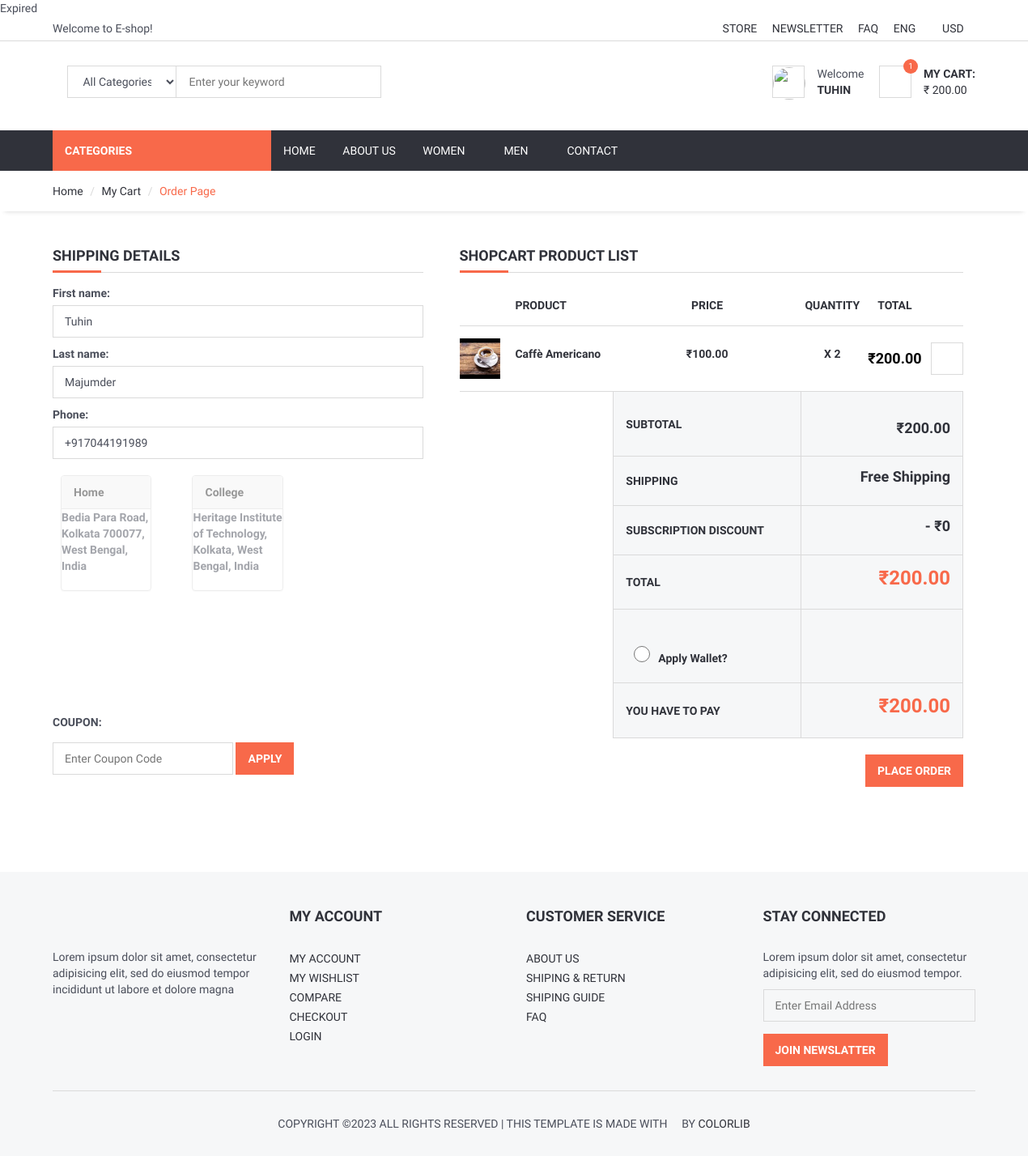
Page /order/orderproduct/ (signed in) on the committed database.
### user/models.py (models this page shows, shortened)
class UserProfile(models.Model):
    user = models.OneToOneField(User, on_delete=models.CASCADE)
    phone = models.CharField(blank=True, max_length=20)
    image = models.ImageField(blank=True, upload_to='images/users/')
    deliveryPartner_status = models.BooleanField(default=False)
    def image_tag(self):
        return mark_safe('<img src="{}" height="50"/>'.format(self.image.url))
    image_tag.short_description = 'Image'

class UserAddress(models.Model):
    user = models.ForeignKey(User, on_delete=models.CASCADE)
    title = models.CharField(max_length=30)
    locationAddress = models.CharField(max_length=300)
    description = models.CharField(max_length=100, blank=True)
    timestamp = models.DateTimeField(auto_now=True)
    houseNo = models.CharField(max_length=50, blank=True)
    latitude = models.DecimalField(max_digits=9, decimal_places=6)
    longitude = models.DecimalField(max_digits=9, decimal_places=6)
    color = models.CharField(max_length=18, default='#000000')

### order/models.py (models this page shows, shortened)
class ShopCart(models.Model):
    user = models.ForeignKey(User, on_delete=models.SET_NULL, null=True)
    product = models.ForeignKey(Product, on_delete=models.SET_NULL, null=True)
    variant = models.ForeignKey(Variants, on_delete=models.SET_NULL, blank=True, null=True)  # relation with variant
    quantity = models.IntegerField()

### product/models.py (models this page shows, shortened)
class Product(models.Model):
    STATUS = (
        ('True', 'True'),
        ('False', 'False'),
    )
    VARIANTS = (
        ('None', 'None'),
        ('Size', 'Size'),
        ('Color', 'Color'),
        ('Size-Color', 'Size-Color'),
    )
    category = models.ForeignKey(Category, on_delete=models.CASCADE) #many to one relation with Category
    title = models.CharField(max_length=150)
    keywords = models.CharField(max_length=255)
    description = models.TextField(max_length=500)
    image=models.ImageField(upload_to='images/',null=False)
    price = models.DecimalField(max_digits=12, decimal_places=2,default=0)
    amount=models.IntegerField(default=0)
    minamount=models.IntegerField(default=3)
    variant=models.CharField(max_length=10,choices=VARIANTS, default='None')
    detail= RichTextUploadingField()
    slug = models.SlugField(null=False, unique=True)
    status=models.CharField(max_length=10,choices=STATUS)
    create_at=models.DateTimeField(auto_now_add=True)
    update_at=models.DateTimeField(auto_now=True)
    goeswell = models.ForeignKey('self', on_delete=models.CASCADE, blank=True, null=True, related_name='well')
    weightInGram = models.IntegerField(default=100)
    def __str__(self):
        return self.title
    def image_tag(self):
        return mark_safe('<img src="{}" height="50px" width="50px"/>'.format(self.image.url))
    image_tag.short_description = 'image'

### order/views.py (the view, shortened to what this page needs)
# urls.py: path('orderproduct/', views.orderproduct, name='orderproduct'),
@cache_control(no_cache=True, must_revalidate=True, no_store=True)
@login_required(login_url='/login') # Check login
def orderproduct(request):
    category = Category.objects.all()
    current_user = request.user
    userAddress = UserAddress.objects.filter(user_id=current_user.id)
    shopcart = ShopCart.objects.filter(user_id=current_user.id)
    ordercode = get_random_string(10).upper()
    couponInfo = []
    from offer.views import checkValidCoupon
    couponInfo = checkValidCoupon(request)
    from offer.views import applyWallet
    applyWalletInfo = applyWallet(request)
    total = 0
    discountlessTotal = 0
    discountOff = 0
    for rs in shopcart:
        if rs.product.variant == 'None':
            try:
                disP = ProductDiscount.objects.get(product_id=rs.product.id, variant_id=rs.variant_id)
                actualPrice = rs.product.price
                nowPrice = actualPrice - actualPrice * disP.discountPercent / 100
                print(disP, nowPrice)
            except:
                actualPrice = rs.product.price
                nowPrice = actualPrice
            total += nowPrice * rs.quantity
            discountlessTotal += actualPrice * rs.quantity
    try:
        activePlan = Subscriber.objects.filter(user_id=request.user.id, status='Active')[0]
        s_id = activePlan.subcription_id
        plan_info = Subscription_Duration.objects.get(id=s_id)
        limit_amount = plan_info.limit_amount
        percentage = plan_info.percentage
        if total * percentage/100 > limit_amount:
            totalprice = total - limit_amount
            priceOff = limit_amount
        else:
            totalprice = total - total*percentage/100
            priceOff = total*percentage/100
    except:
        totalprice = total
        priceOff = 0
    context2 = {'shopcart': shopcart, 'total': total, 'totalprice': totalprice, 'discountlessTotal': discountlessTotal,
                'profile': UserProfile.objects.get(user_id=current_user.id), 'priceOff': priceOff,
                'couponInfo': couponInfo,
                'applyWalletInfo': applyWalletInfo, 'userAddress': userAddress,
                }
    return render(request, 'Order_Form.html', context2)

### order/templates/Order_Form.html (shortened to what this page needs)
{% extends 'homebase.html' %}
{% block sidebar %} {% include 'sidebar.html' %} {% endblock %}
{% block body %}
{% load mathfilters %}
<div id="breadcrumb">
    <div class="container">
        <ul class="breadcrumb">
            <li><a href="/">Home</a></li>
            <li><a href="/shopcart/">My Cart</a></li>
            <li class="active">Order Page</li>
        </ul>
    </div>
</div>
<div class="section">
    <div class="container">
        <div class="row">
            <Form action="" method="post">
                <div class="col-md-5">
                    <div class="billing-details">
                        <div class="section-title">
                            <h4 class="title">Shipping Details</h4>
                        </div>
                        <p><label for="id_first_name">First name:</label>
                            <input class="input" id="id_first_name" maxlength="10" name="first_name"
                                   required type="text" value="{{ user.first_name }}" ></p>
                        <p><label for="id_last_name">Last name:</label>
                            <input class="input" id="id_last_name" maxlength="10" name="last_name"
                                   required type="text" value="{{ user.last_name }}"></p>
                        <p><label for="id_phone">Phone:</label>
                            <input class="input" id="id_phone" maxlength="20" name="phone" type="text"
                                   required value="{{ profile.phone }}"></p>
                          <div class="row">
                              {% for ad in userAddress %}
                                   <div class="col-md-4 col-lg-4 col-sm-4">
                                <label>
                                    <div class="panel panel-default card-input">
                                      <div class="panel-heading">{{ ad.title }}</div>
                                      <div style="height: 100px;"><p>
                                          {{ ad.locationAddress }}</p>
                                      </div>
                                    </div>
                                </label>
                              </div>
                              {% endfor %}
                          </div>
                    </div>
                </div>
                <div class="col-md-7">
                    <div class="col-md-12">
                        <div class="order-summary clearfix">
                            <div class="section-title">
                                <h4 class="title">Shopcart Product List</h4>
                            </div>
                            <table class="shopping-cart-table table">
                                <thead>
                                <tr>
                                    <th></th>
                                    <th>Product</th>
                                    <th class="text-center">Price</th>
                                    <th class="text-center">Quantity</th>
                                    <th class="text-center">Total</th>
                                    <th class="text-right"></th>
                                </tr>
                                </thead>
                                <tbody>
                                {% for rs in shopcart %}
                                <tr>
                                    <td class="thumb" >
                                        {% if rs.variant.image_id > 0 %}
                                        <img alt="" src="{{rs.variant.image }}"
                                             style="height: 50px; width:50px; object-fit: cover; margin-right:10px;">
                                        {% else %}
                                        <img alt="" src="{{rs.product.image.url}}"
                                             style="height: 50px; width:50px; object-fit: cover; margin-right:10px;">
                                        {% endif %}
                                    </td>
                                    <td class="details">
                                        <a href="/product/{{ rs.product.id }}/{{ rs.product.slug }}"><h5>
                                            {{rs.product}} </h5>
                                            {% if rs.variant.size == None and rs.variant.color != None %}<h6> Color: {{ rs.variant.color }} {% endif %}</h6></a></td>
                                    <td class="price text-center"><strong><h5>
											₹{% if rs.variant != None %}{{ rs.variant.price }}{% else %}{{ rs.product.price }}{% endif %}
										</h5>
                                    </strong></td>
                                    <td class="qty text-center"><strong><h5>X {{rs.quantity}}</h5></strong></td>
                                    <td class="total text-center"><strong style="color:#000000;">
											₹{% if rs.variant != None %}{{ rs.variant.price|mul:rs.quantity }}{% else %}{{ rs.product.price|mul:rs.quantity }}{% endif %}
                                    </strong></td>
                                    <td class="text-right"><a class="main-btn icon-btn"
                                                              href="/order/deletefromcart/{{ rs.id }}"
                                                              onclick="return confirm('Delete ! Are you sure?')"><i class="fa fa-close"></i></a>
                                    </td>
                                </tr>
                                {% endfor %}
                                </tbody>
                                <tfoot>
                                <tr>
                            <th class="empty" colspan="2"></th>
                            <th>SUBTOTAL</th>
                            <th class="sub-total" colspan="3" style="text-align:right;"><h4>
                               {% if discountlessTotal != total %} <del style="color:#F8694A;">₹{{ discountlessTotal }}</del>{% endif %}<br>₹{{ total }}</h4></th>
                        </tr>
                        <tr>
                            <th class="empty" colspan="2"></th>
                            <th>SHIPPING</th>
                            <td colspan="3"><h4 class="pull-right">Free Shipping</h4></td>
                        </tr>
                        <tr>
                            <th class="empty" colspan="2"></th>
                            <th>SUBSCRIPTION DISCOUNT</th>
                            <td colspan="3" ><h4 class="pull-right">- ₹{{ priceOff }}</h4></td>
                        </tr>
                        <tr>
                            <th class="empty" colspan="2"></th>
                            <th>TOTAL</th>
                            <th style="text-align:right;" class="total" colspan="3"><h3 style="color:#F8694A;">₹{{ totalprice }}</h3>
                            </th>
                        </tr>
                        <tr>
                            <th class="empty" colspan="2"></th>
                            <th>
                                <input name="useWallet" id="id_useWallet" class="applyWalletRadio" type="radio" value=""><span>Apply Wallet?</span></th>
                            <td colspan="3" >
                            </td>
                        </tr>
                        <tr>
                            <th class="empty" colspan="2"></th>
                            <th>YOU HAVE TO PAY</th>
                            <th style="text-align:right; " class="total" colspan="3">
                            <h3 id="finalTotal" style="color:#F8694A;">₹{{ totalprice }}</h3>
                            </th>
                        </tr>
                                </tfoot>
                            </table>
                        </div>
                        <div class="pull-right">
                            <button class="primary-btn" type="submit">Place Order</button>
                        </div>
                    </div>
                </div>
            </Form>
            {% if couponInfo == None or couponInfo == False or couponInfo == 'expired' or couponInfo == 'Limit Exceeded' %}
            <form action="/order/orderproduct/" method="get" style="position: relative; top:-90px;">
                <div class="col-md-5 col-xs-4">
                    <div class="billing-details pull-left">
                        <div style="display: inline-block;">
                            <p><label for="id_couponCode">COUPON:</label></p>
                            <input class="input center" id="id_couponCode" name="couponCode" type="text" placeholder="Enter Coupon Code">
                        </div>
                        <div style="display: inline-block;">
                        <button type="submit" class="primary-btn" style="display: inline-block;">Apply</button>
                        </div>
                    </div>
                </div>
            </form>
            {% endif %}
        </div>
    </div>
</div>
{% endblock %}

### home/templates/header.html (shortened to what this page needs)
{% load static %}
{% load mathfilters %}
	<header>
		<div id="top-header">
			<div class="container">
				<div class="pull-left">
					<span>Welcome to E-shop!</span>
				</div>
				<div class="pull-right">
					<ul class="header-top-links">
						<li><a href="#">Store</a></li>
						<li><a href="#">Newsletter</a></li>
						<li><a href="/faq">FAQ</a></li>
						<li class="dropdown default-dropdown">
							<a class="dropdown-toggle" data-toggle="dropdown" aria-expanded="true">ENG <i class="fa fa-caret-down"></i></a>
						</li>
						<li class="dropdown default-dropdown">
							<a class="dropdown-toggle" data-toggle="dropdown" aria-expanded="true">USD <i class="fa fa-caret-down"></i></a>
						</li>
					</ul>
				</div>
			</div>
		</div>
		<div id="header">
			<div class="container">
				<div class="pull-left">
					<div class="header-search">
						<form action="/search/" method="post">
							<input id="query" name="query" class="input search-input" type="text" placeholder="Enter your keyword">
							<select id="catid" name="catid" class="input search-categories">
								<option value="0">All Categories</option>
								{% load mptt_tags %}
							</select>
							<button class="search-btn"><i class="fa fa-search"></i></button>
						</form>
					</div>
				</div>
				<div class="pull-right">
					<ul class="header-btns">
						<li class="header-account dropdown default-dropdown">
			{% if user.id is not None %}
							<div class="dropdown-toggle" role="button" data-toggle="dropdown" aria-expanded="true">
								<div class="header-btns-icon">
									<img src="{{ request.session.userimage }}" style="height:40px; width:40px; border-radius:50%; object-fit: cover; " > </img>
								</div>
								Welcome<p>
								<strong class="text-uppercase">{{user.username}} <i class="fa fa-caret-down"></i></strong>
							</div>
			{% else %}
							Hello There<p>
							<a href="/login" class="text-uppercase" >Login</a> / <a href="/signup" class="text-uppercase">Join</a>
			{% endif %}
						</li>
						<li class="header-cart dropdown default-dropdown">
							<a class="dropdown-toggle" data-toggle="dropdown" aria-expanded="true">
								<div class="header-btns-icon">
									<i class="fa fa-shopping-cart"></i>
									<span class="qty">{{ count }}</span>
								</div>
								<strong class="text-uppercase">My Cart:</strong>
								<br>
								<span>₹ {{totalamount}}</span>
							</a>
						</li>
					</ul>
				</div>
			</div>
		</div>
	</header>

### rows in the picture
UserProfile: phone "+917044191989"
UserAddress: title "Home", locationAddress "Bedia Para Road, Kolkata 700077, West Bengal, India"
UserAddress: title "College", locationAddress "Heritage Institute of Technology, Kolkata, West Bengal, India"
ShopCart: product.image (picture), product "Caffè Americano", product.price "100.00", quantity "2", product.price|mul "200.00"

### other values in the picture
{{ sub_dict.subscriptionPeriod }} "Expired"
{{ user.username }} "TUHIN"
{{ count }} "1"
{{ totalamount }} "200.00"
{{ total }} "200.00"
{{ priceOff }} "0"
{{ totalprice }} "200.00"
